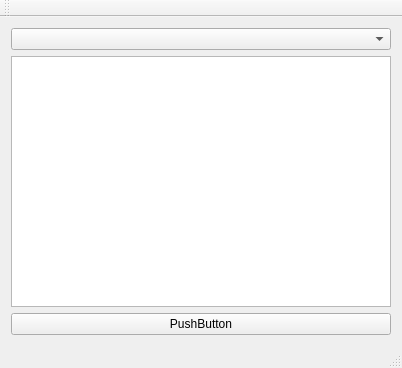
<?xml version="1.0" encoding="UTF-8"?>
<ui version="4.0">
 <class>MainWindow</class>
 <widget class="QMainWindow" name="MainWindow">
  <property name="geometry">
   <rect>
    <x>0</x>
    <y>0</y>
    <width>402</width>
    <height>368</height>
   </rect>
  </property>
  <property name="windowTitle">
   <string>MainWindow</string>
  </property>
  <widget class="QWidget" name="centralWidget">
   <layout class="QVBoxLayout" name="verticalLayout_2">
    <item>
     <layout class="QVBoxLayout" name="verticalLayout">
      <item>
       <widget class="QComboBox" name="comboBox"/>
      </item>
      <item>
       <widget class="QListWidget" name="listWidget"/>
      </item>
      <item>
       <widget class="QPushButton" name="pushButton">
        <property name="text">
         <string>PushButton</string>
        </property>
       </widget>
      </item>
     </layout>
    </item>
   </layout>
  </widget>
  <widget class="QMenuBar" name="menuBar">
   <property name="geometry">
    <rect>
     <x>0</x>
     <y>0</y>
     <width>402</width>
     <height>21</height>
    </rect>
   </property>
  </widget>
  <widget class="QToolBar" name="mainToolBar">
   <attribute name="toolBarArea">
    <enum>TopToolBarArea</enum>
   </attribute>
   <attribute name="toolBarBreak">
    <bool>false</bool>
   </attribute>
  </widget>
  <widget class="QStatusBar" name="statusBar"/>
 </widget>
 <layoutdefault spacing="6" margin="11"/>
 <resources/>
 <connections/>
</ui>
